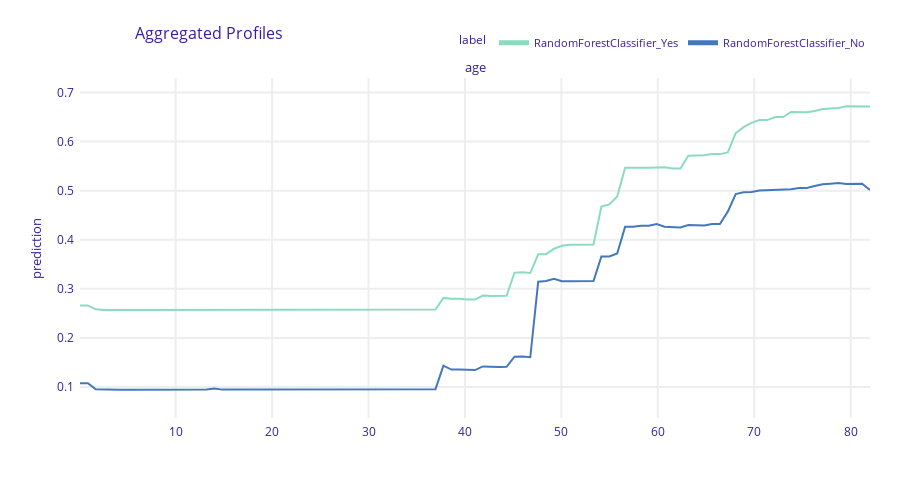

The notebook cell saved with this chart:
### Code cell
pd_rf = exp_forest.model_profile(variables = ['age'],groups = 'ever_married')
pd_rf.plot()

### Figure 1 — Plotly figure (JSON) as saved in the notebook; plotly's stock layout.template omitted (floating-point values rounded to 4 significant figures; data arrays with more than 128 entries replaced by an {"elided": "..."} marker saying what was removed)
{"data": [{"customdata": {"elided": "101x3 mixed values"}, "hovertemplate": "<b>%{hovertext}</b><br><br>prediction=%{y:.3f}<br>mean_prediction=%{customdata[0]:.3f}<extra></extra>", "hovertext": ["RandomForestClassifier_Yes", "RandomForestClassifier_Yes", "RandomForestClassifier_Yes", "RandomForestClassifier_Yes", "RandomForestClassifier_Yes", "RandomForestClassifier_Yes", "RandomForestClassifier_Yes", "RandomForestClassifier_Yes", "RandomForestClassifier_Yes", "RandomForestClassifier_Yes", "RandomForestClassifier_Yes", "RandomForestClassifier_Yes", "RandomForestClassifier_Yes", "RandomForestClassifier_Yes", "RandomForestClassifier_Yes", "RandomForestClassifier_Yes", "RandomForestClassifier_Yes", "RandomForestClassifier_Yes", "RandomForestClassifier_Yes", "RandomForestClassifier_Yes", "RandomForestClassifier_Yes", "RandomForestClassifier_Yes", "RandomForestClassifier_Yes", "RandomForestClassifier_Yes", "RandomForestClassifier_Yes", "RandomForestClassifier_Yes", "RandomForestClassifier_Yes", "RandomForestClassifier_Yes", "RandomForestClassifier_Yes", "RandomForestClassifier_Yes", "RandomForestClassifier_Yes", "RandomForestClassifier_Yes", "RandomForestClassifier_Yes", "RandomForestClassifier_Yes", "RandomForestClassifier_Yes", "RandomForestClassifier_Yes", "RandomForestClassifier_Yes", "RandomForestClassifier_Yes", "RandomForestClassifier_Yes", "RandomForestClassifier_Yes", "RandomForestClassifier_Yes", "RandomForestClassifier_Yes", "RandomForestClassifier_Yes", "RandomForestClassifier_Yes", "RandomForestClassifier_Yes", "RandomForestClassifier_Yes", "RandomForestClassifier_Yes", "RandomForestClassifier_Yes", "RandomForestClassifier_Yes", "RandomForestClassifier_Yes", "RandomForestClassifier_Yes", "RandomForestClassifier_Yes", "RandomForestClassifier_Yes", "RandomForestClassifier_Yes", "RandomForestClassifier_Yes", "RandomForestClassifier_Yes", "RandomForestClassifier_Yes", "RandomForestClassifier_Yes", "RandomForestClassifier_Yes", "RandomForestClassifier_Yes", "RandomForestClassifier_Yes", "RandomForestClassifier_Yes", "RandomForestClassifier_Yes", "RandomForestClassifier_Yes", "RandomForestClassifier_Yes", "RandomForestClassifier_Yes", "RandomForestClassifier_Yes", "RandomForestClassifier_Yes", "RandomForestClassifier_Yes", "RandomForestClassifier_Yes", "RandomForestClassifier_Yes", "RandomForestClassifier_Yes", "RandomForestClassifier_Yes", "RandomForestClassifier_Yes", "RandomForestClassifier_Yes", "RandomForestClassifier_Yes", "RandomForestClassifier_Yes", "RandomForestClassifier_Yes", "RandomForestClassifier_Yes", "RandomForestClassifier_Yes", "RandomForestClassifier_Yes", "RandomForestClassifier_Yes", "RandomForestClassifier_Yes", "RandomForestClassifier_Yes", "RandomForestClassifier_Yes", "RandomForestClassifier_Yes", "RandomForestClassifier_Yes", "RandomForestClassifier_Yes", "RandomForestClassifier_Yes", "RandomForestClassifier_Yes", "RandomForestClassifier_Yes", "RandomForestClassifier_Yes", "RandomForestClassifier_Yes", "RandomForestClassifier_Yes", "RandomForestClassifier_Yes", "RandomForestClassifier_Yes", "RandomForestClassifier_Yes", "RandomForestClassifier_Yes", "RandomForestClassifier_Yes", "RandomForestClassifier_Yes", "RandomForestClassifier_Yes"], "legendgroup": "RandomForestClassifier_Yes", "line": {"color": "#8bdcbe", "dash": "solid", "width": 2}, "marker": {"symbol": "circle"}, "mode": "lines", "name": "RandomForestClassifier_Yes", "opacity": 1, "orientation": "v", "showlegend": true, "type": "scatter", "x": [0.08, 0.8992, 1.718, 2.538, 3.357, 4.176, 4.995, 5.814, 6.634, 7.453, 8.272, 9.091, 9.91, 10.73, 11.55, 12.37, 13.19, 14.01, 14.83, 15.64, 16.46, 17.28, 18.1, 18.92, 19.74, 20.56, 21.38, 22.2, 23.02, 23.84, 24.66, 25.48, 26.29, 27.11, 27.93, 28.75, 29.57, 30.39, 31.21, 32.03, 32.85, 33.67, 34.49, 35.31, 36.12, 36.94, 37.76, 38.58, 39.4, 40.22, 41.04, 41.86, 42.68, 43.5, 44.32, 45.14, 45.96, 46.77, 47.59, 48.41, 49.23, 50.05, 50.87, 51.69, 52.51, 53.33, 54.15, 54.97, 55.79, 56.6, 57.42, 58.24, 59.06, 59.88, 60.7, 61.52, 62.34, 63.16, 63.98, 64.8, 65.62, 66.44, 67.25, 68.07, 68.89, 69.71, 70.53, 71.35, 72.17, 72.99, 73.81, 74.63, 75.45, 76.27, 77.08, 77.9, 78.72, 79.54, 80.36, 81.18, 82], "xaxis": "x", "y": [0.2662, 0.2662, 0.2583, 0.2567, 0.2567, 0.2567, 0.2567, 0.2567, 0.2567, 0.2567, 0.2567, 0.2567, 0.2567, 0.2567, 0.2567, 0.2567, 0.2567, 0.2567, 0.2565, 0.2565, 0.2565, 0.2565, 0.2565, 0.2565, 0.2565, 0.2565, 0.2565, 0.2565, 0.2565, 0.2565, 0.2565, 0.2565, 0.2565, 0.2565, 0.2565, 0.2565, 0.2565, 0.2565, 0.2565, 0.2577, 0.2577, 0.2577, 0.2577, 0.2577, 0.2577, 0.2577, 0.2816, 0.2797, 0.2797, 0.2781, 0.2782, 0.2863, 0.2853, 0.2853, 0.2857, 0.3331, 0.3339, 0.3322, 0.3705, 0.3707, 0.3817, 0.3878, 0.3901, 0.3901, 0.3903, 0.3903, 0.4675, 0.472, 0.4882, 0.5468, 0.5468, 0.5462, 0.5466, 0.5471, 0.5477, 0.5451, 0.5452, 0.5712, 0.5717, 0.5721, 0.5745, 0.5745, 0.5781, 0.617, 0.6293, 0.6382, 0.6438, 0.6438, 0.65, 0.65, 0.6605, 0.6598, 0.6598, 0.6623, 0.6665, 0.6674, 0.6684, 0.6718, 0.6718, 0.6718, 0.6712], "yaxis": "y"}, {"customdata": {"elided": "101x3 mixed values"}, "hovertemplate": "<b>%{hovertext}</b><br><br>prediction=%{y:.3f}<br>mean_prediction=%{customdata[0]:.3f}<extra></extra>", "hovertext": ["RandomForestClassifier_No", "RandomForestClassifier_No", "RandomForestClassifier_No", "RandomForestClassifier_No", "RandomForestClassifier_No", "RandomForestClassifier_No", "RandomForestClassifier_No", "RandomForestClassifier_No", "RandomForestClassifier_No", "RandomForestClassifier_No", "RandomForestClassifier_No", "RandomForestClassifier_No", "RandomForestClassifier_No", "RandomForestClassifier_No", "RandomForestClassifier_No", "RandomForestClassifier_No", "RandomForestClassifier_No", "RandomForestClassifier_No", "RandomForestClassifier_No", "RandomForestClassifier_No", "RandomForestClassifier_No", "RandomForestClassifier_No", "RandomForestClassifier_No", "RandomForestClassifier_No", "RandomForestClassifier_No", "RandomForestClassifier_No", "RandomForestClassifier_No", "RandomForestClassifier_No", "RandomForestClassifier_No", "RandomForestClassifier_No", "RandomForestClassifier_No", "RandomForestClassifier_No", "RandomForestClassifier_No", "RandomForestClassifier_No", "RandomForestClassifier_No", "RandomForestClassifier_No", "RandomForestClassifier_No", "RandomForestClassifier_No", "RandomForestClassifier_No", "RandomForestClassifier_No", "RandomForestClassifier_No", "RandomForestClassifier_No", "RandomForestClassifier_No", "RandomForestClassifier_No", "RandomForestClassifier_No", "RandomForestClassifier_No", "RandomForestClassifier_No", "RandomForestClassifier_No", "RandomForestClassifier_No", "RandomForestClassifier_No", "RandomForestClassifier_No", "RandomForestClassifier_No", "RandomForestClassifier_No", "RandomForestClassifier_No", "RandomForestClassifier_No", "RandomForestClassifier_No", "RandomForestClassifier_No", "RandomForestClassifier_No", "RandomForestClassifier_No", "RandomForestClassifier_No", "RandomForestClassifier_No", "RandomForestClassifier_No", "RandomForestClassifier_No", "RandomForestClassifier_No", "RandomForestClassifier_No", "RandomForestClassifier_No", "RandomForestClassifier_No", "RandomForestClassifier_No", "RandomForestClassifier_No", "RandomForestClassifier_No", "RandomForestClassifier_No", "RandomForestClassifier_No", "RandomForestClassifier_No", "RandomForestClassifier_No", "RandomForestClassifier_No", "RandomForestClassifier_No", "RandomForestClassifier_No", "RandomForestClassifier_No", "RandomForestClassifier_No", "RandomForestClassifier_No", "RandomForestClassifier_No", "RandomForestClassifier_No", "RandomForestClassifier_No", "RandomForestClassifier_No", "RandomForestClassifier_No", "RandomForestClassifier_No", "RandomForestClassifier_No", "RandomForestClassifier_No", "RandomForestClassifier_No", "RandomForestClassifier_No", "RandomForestClassifier_No", "RandomForestClassifier_No", "RandomForestClassifier_No", "RandomForestClassifier_No", "RandomForestClassifier_No", "RandomForestClassifier_No", "RandomForestClassifier_No", "RandomForestClassifier_No", "RandomForestClassifier_No", "RandomForestClassifier_No", "RandomForestClassifier_No"], "legendgroup": "RandomForestClassifier_No", "line": {"color": "#4378bf", "dash": "solid", "width": 2}, "marker": {"symbol": "circle"}, "mode": "lines", "name": "RandomForestClassifier_No", "opacity": 1, "orientation": "v", "showlegend": true, "type": "scatter", "x": [0.08, 0.8992, 1.718, 2.538, 3.357, 4.176, 4.995, 5.814, 6.634, 7.453, 8.272, 9.091, 9.91, 10.73, 11.55, 12.37, 13.19, 14.01, 14.83, 15.64, 16.46, 17.28, 18.1, 18.92, 19.74, 20.56, 21.38, 22.2, 23.02, 23.84, 24.66, 25.48, 26.29, 27.11, 27.93, 28.75, 29.57, 30.39, 31.21, 32.03, 32.85, 33.67, 34.49, 35.31, 36.12, 36.94, 37.76, 38.58, 39.4, 40.22, 41.04, 41.86, 42.68, 43.5, 44.32, 45.14, 45.96, 46.77, 47.59, 48.41, 49.23, 50.05, 50.87, 51.69, 52.51, 53.33, 54.15, 54.97, 55.79, 56.6, 57.42, 58.24, 59.06, 59.88, 60.7, 61.52, 62.34, 63.16, 63.98, 64.8, 65.62, 66.44, 67.25, 68.07, 68.89, 69.71, 70.53, 71.35, 72.17, 72.99, 73.81, 74.63, 75.45, 76.27, 77.08, 77.9, 78.72, 79.54, 80.36, 81.18, 82], "xaxis": "x", "y": [0.1076, 0.1076, 0.09522, 0.0946, 0.0946, 0.0946, 0.0946, 0.0946, 0.0946, 0.0946, 0.0946, 0.0946, 0.0946, 0.0946, 0.0947, 0.0947, 0.09486, 0.09704, 0.0947, 0.0947, 0.0947, 0.0947, 0.0947, 0.0947, 0.0947, 0.0947, 0.0947, 0.0947, 0.0947, 0.0947, 0.0947, 0.0947, 0.0947, 0.0947, 0.0947, 0.0947, 0.0947, 0.0947, 0.0947, 0.09529, 0.09529, 0.09529, 0.09529, 0.09529, 0.0957, 0.0957, 0.1435, 0.1356, 0.1356, 0.1345, 0.1345, 0.142, 0.141, 0.141, 0.1411, 0.1617, 0.1624, 0.1607, 0.3146, 0.3159, 0.3206, 0.3154, 0.3155, 0.3155, 0.316, 0.316, 0.3659, 0.3659, 0.372, 0.4263, 0.4263, 0.4287, 0.4283, 0.4319, 0.4264, 0.4251, 0.4252, 0.4301, 0.4303, 0.4291, 0.4322, 0.4322, 0.4572, 0.493, 0.4965, 0.4972, 0.5002, 0.5008, 0.5024, 0.5024, 0.503, 0.5055, 0.5055, 0.5096, 0.5133, 0.5143, 0.5156, 0.5134, 0.5134, 0.5139, 0.5013], "yaxis": "y"}], "layout": {"annotations": [{"font": {"size": 13}, "showarrow": false, "text": "age", "x": 0.5, "xanchor": "center", "xref": "paper", "y": 1, "yanchor": "bottom", "yref": "paper"}, {"font": {"size": 13}, "showarrow": false, "text": "prediction", "textangle": -90, "x": -0.07, "xref": "paper", "y": 0.5, "yref": "paper"}], "font": {"color": "#371ea3"}, "height": 489, "hovermode": "x unified", "legend": {"font": {"size": 11}, "itemsizing": "constant", "orientation": "h", "title": {"font": {"size": 12}, "text": "label"}, "tracegroupgap": 0, "x": 1, "xanchor": "right", "y": 1.061, "yanchor": "bottom"}, "margin": {"b": 71, "r": 30, "t": 78}, "title": {"font": {"size": 16}, "text": "Aggregated Profiles", "x": 0.15}, "xaxis": {"anchor": "y", "automargin": true, "domain": [0, 1], "fixedrange": true, "gridwidth": 2, "showticklabels": true, "tickcolor": "white", "ticklen": 3, "ticks": "outside", "title": {"text": ""}, "type": "linear", "zeroline": false}, "yaxis": {"anchor": "x", "automargin": true, "domain": [0, 1], "fixedrange": true, "gridwidth": 2, "range": [0.03688, 0.7295], "tickcolor": "white", "ticklen": 3, "ticks": "outside", "title": {"text": ""}, "type": "linear", "zeroline": false}}}
